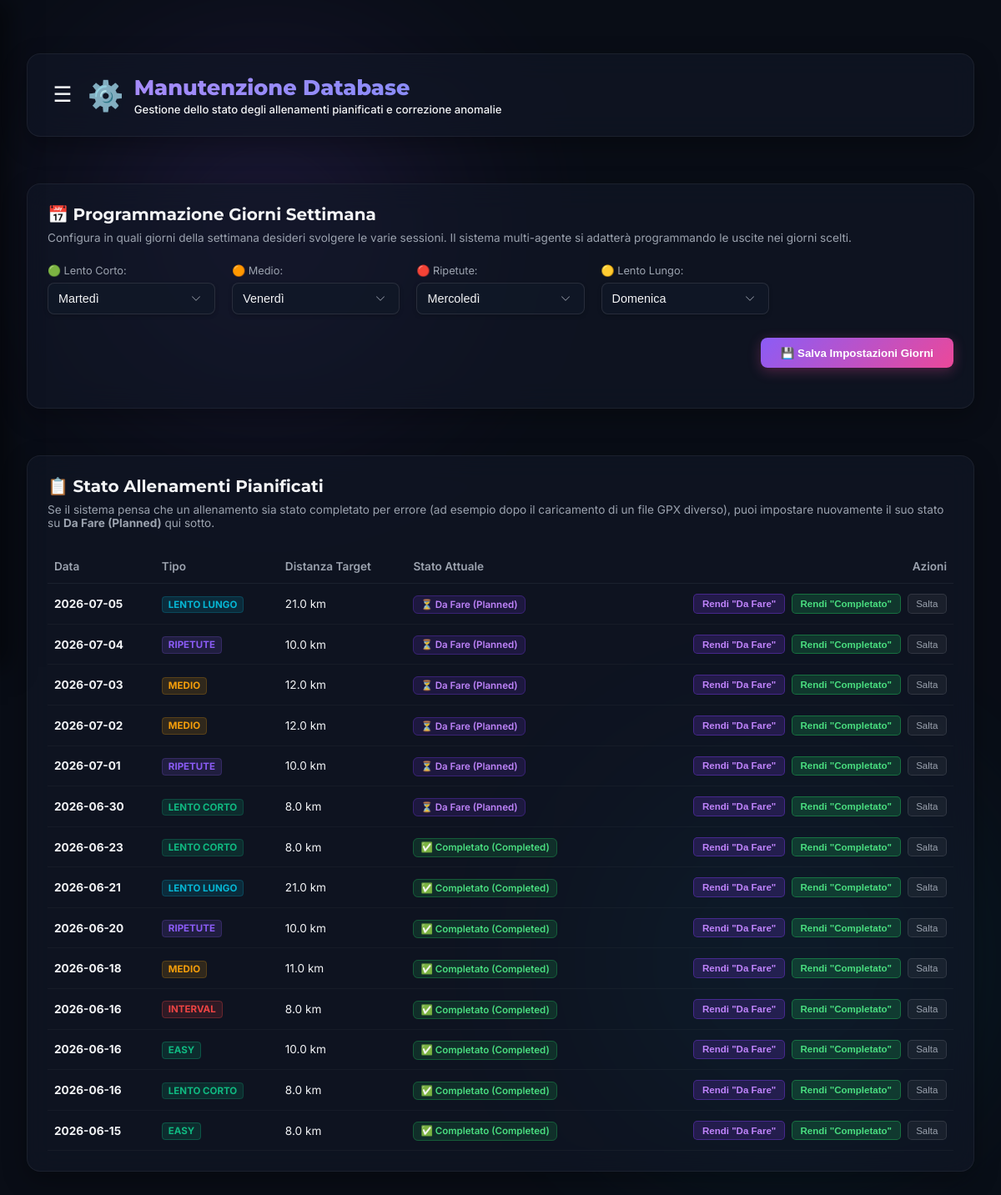
/maintenance, run on an earlier commit of the app's database.
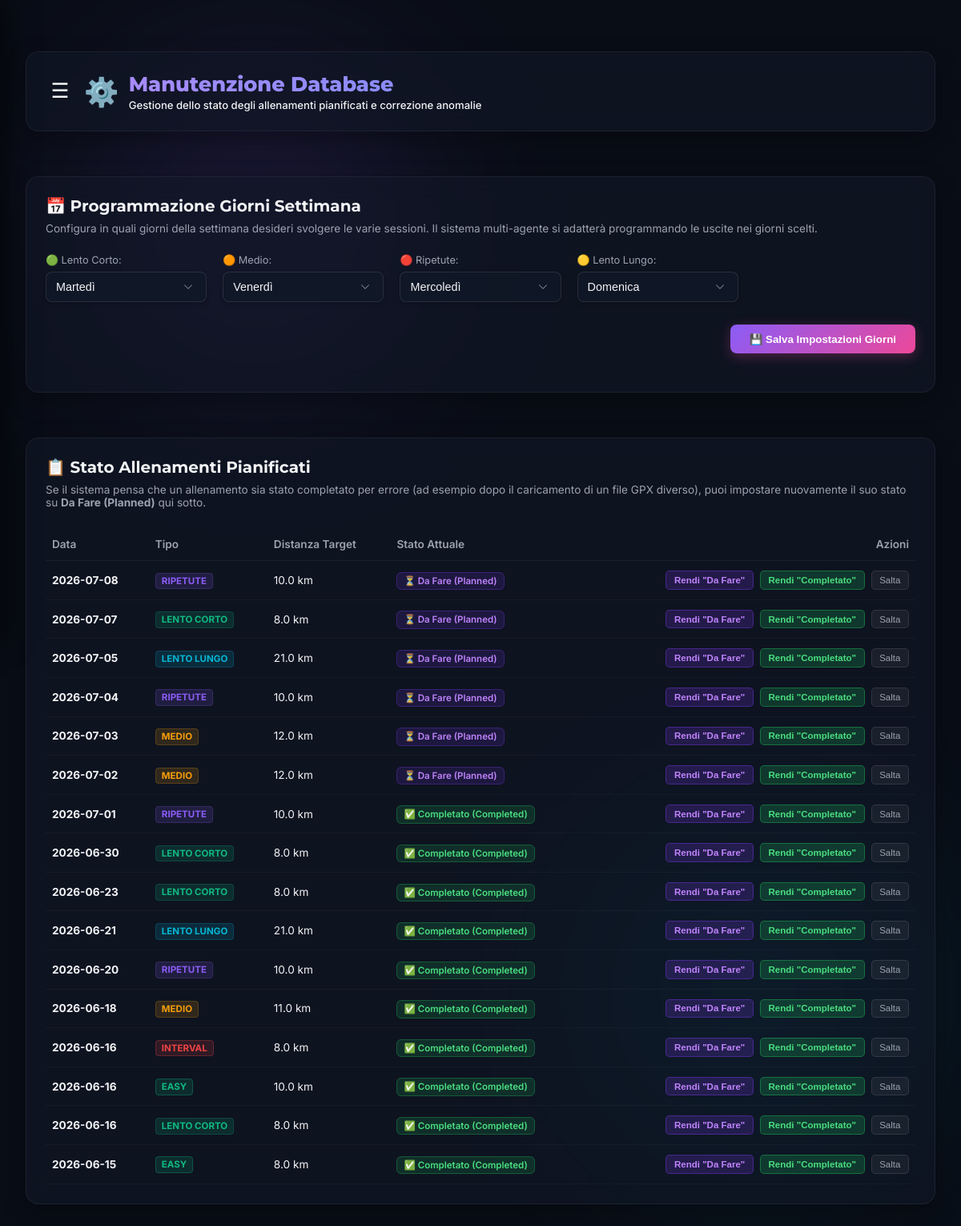
And on a later commit of the database.
### database/database.py (models this page shows, shortened)
class Base(DeclarativeBase):
    pass

class WorkoutPlanned(Base):
    __tablename__ = "workouts_planned"
    id: Mapped[int] = mapped_column(Integer, primary_key=True, autoincrement=True)
    date: Mapped[datetime.date] = mapped_column(Date, nullable=False)
    type: Mapped[str] = mapped_column(String, nullable=False)  # e.g., "easy", "tempo", "interval", "long"
    target_distance: Mapped[float] = mapped_column(Float, nullable=False)  # in km
    prompt_text: Mapped[Optional[str]] = mapped_column(String, nullable=True)  # LLM prompt details
    parser_template: Mapped[Optional[Dict[str, Any]]] = mapped_column(JSON, nullable=True)  # JSON structure for laps
    status: Mapped[str] = mapped_column(String, default="planned")  # "planned", "completed", "skipped"
    executed_workouts: Mapped[List["WorkoutExecuted"]] = relationship(
        "WorkoutExecuted", back_populates="planned_workout"
    )

### main.py (the view)
@app.get("/maintenance", response_class=HTMLResponse)
def get_maintenance(request: Request, db: Session = Depends(get_db)):
    from agents.nodes import get_workout_days
    planned_workouts = db.query(WorkoutPlanned).order_by(WorkoutPlanned.date.desc()).all()
    workout_days = get_workout_days()
    return templates.TemplateResponse(
        request=request,
        name="maintenance.html",
        context={
            "planned_workouts": planned_workouts,
            "workout_days": workout_days
        }
    )

### templates/maintenance.html (shortened to what this page needs)
<!DOCTYPE html>
<html lang="it">
<head>
    <link rel="stylesheet" href="/static/css/style.css?v=1.1">
</head>
<body>
    <div class="bg-glow bg-glow-purple"></div>
    <div class="bg-glow bg-glow-blue"></div>
    <div class="container" style="max-width: 1200px; margin: 0 auto; padding: 2rem 1rem;">
        <header class="dashboard-header glass-card" style="margin-bottom: 2rem; display: flex; align-items: center; justify-content: space-between; flex-wrap: wrap; gap: 1rem;">
            <div class="header-logo" style="display: flex; align-items: center; gap: 0.75rem;">
                <button class="hamburger-menu-btn" onclick="toggleSidebar()" aria-label="Apri menu">☰</button>
                <span class="logo-emoji" style="font-size: 2.2rem;">⚙️</span>
                <div class="logo-text">
                    <h1 style="margin: 0; font-family: 'Montserrat', sans-serif; font-size: 1.6rem; font-weight: 800; background: linear-gradient(135deg, #a78bfa, #818cf8); -webkit-background-clip: text; -webkit-text-fill-color: transparent;">Manutenzione Database</h1>
                    <p style="margin: 0.2rem 0 0 0; font-size: 0.82rem; color: var(--text-muted);">Gestione dello stato degli allenamenti pianificati e correzione anomalie</p>
                </div>
            </div>
        </header>
        <div class="glass-card" style="padding: 1.5rem; margin-bottom: 2rem;">
            <h2 style="font-family: 'Montserrat', sans-serif; font-size: 1.25rem; font-weight: 700; margin-top: 0; margin-bottom: 0.5rem; color: var(--text-primary);">📅 Programmazione Giorni Settimana</h2>
            <p style="font-size: 0.85rem; color: var(--text-secondary); margin-bottom: 1.5rem;">
                Configura in quali giorni della settimana desideri svolgere le varie sessioni. Il sistema multi-agente si adatterà programmando le uscite nei giorni scelti.
            </p>
            <form id="update-days-form" onsubmit="submitDaysForm(event)" style="display: grid; grid-template-columns: repeat(auto-fit, minmax(200px, 1fr)); gap: 1.25rem; margin-bottom: 1.5rem;">
                {% set days = ["Lunedì", "Martedì", "Mercoledì", "Giovedì", "Venerdì", "Sabato", "Domenica"] %}
                <div style="display: flex; flex-direction: column; gap: 0.4rem;">
                    <label style="font-size: 0.8rem; color: var(--text-secondary);">🟢 Lento Corto:</label>
                    <select name="lento_corto" class="form-control" style="background: rgba(17,24,39,0.9); border: 1px solid var(--border-color); padding: 0.6rem; border-radius: 8px; color: var(--text-primary); font-size: 0.85rem;">
                        {% for d in days %}
                        <option value="{{ d }}" {% if workout_days.lento_corto == d %}selected{% endif %}>{{ d }}</option>
                        {% endfor %}
                    </select>
                </div>
                <div style="display: flex; flex-direction: column; gap: 0.4rem;">
                    <label style="font-size: 0.8rem; color: var(--text-secondary);">🟠 Medio:</label>
                    <select name="medio" class="form-control" style="background: rgba(17,24,39,0.9); border: 1px solid var(--border-color); padding: 0.6rem; border-radius: 8px; color: var(--text-primary); font-size: 0.85rem;">
                        {% for d in days %}
                        <option value="{{ d }}" {% if workout_days.medio == d %}selected{% endif %}>{{ d }}</option>
                        {% endfor %}
                    </select>
                </div>
                <div style="display: flex; flex-direction: column; gap: 0.4rem;">
                    <label style="font-size: 0.8rem; color: var(--text-secondary);">🔴 Ripetute:</label>
                    <select name="ripetute" class="form-control" style="background: rgba(17,24,39,0.9); border: 1px solid var(--border-color); padding: 0.6rem; border-radius: 8px; color: var(--text-primary); font-size: 0.85rem;">
                        {% for d in days %}
                        <option value="{{ d }}" {% if workout_days.ripetute == d %}selected{% endif %}>{{ d }}</option>
                        {% endfor %}
                    </select>
                </div>
                <div style="display: flex; flex-direction: column; gap: 0.4rem;">
                    <label style="font-size: 0.8rem; color: var(--text-secondary);">🟡 Lento Lungo:</label>
                    <select name="lento_lungo" class="form-control" style="background: rgba(17,24,39,0.9); border: 1px solid var(--border-color); padding: 0.6rem; border-radius: 8px; color: var(--text-primary); font-size: 0.85rem;">
                        {% for d in days %}
                        <option value="{{ d }}" {% if workout_days.lento_lungo == d %}selected{% endif %}>{{ d }}</option>
                        {% endfor %}
                    </select>
                </div>
                <div style="grid-column: 1 / -1; text-align: right; margin-top: 0.5rem;">
                    <button type="submit" class="btn-submit" style="background: linear-gradient(135deg, var(--color-purple), var(--color-pink)); border: none; padding: 0.65rem 1.5rem; font-weight: 700; border-radius: 8px; color: white; cursor: pointer; transition: transform 0.2s; box-shadow: 0 4px 15px rgba(236,72,153,0.3);">
                        💾 Salva Impostazioni Giorni
                    </button>
                </div>
            </form>
        </div>
        <div class="glass-card" style="padding: 1.5rem; margin-bottom: 2rem;">
            <h2 style="font-family: 'Montserrat', sans-serif; font-size: 1.25rem; font-weight: 700; margin-top: 0; margin-bottom: 0.5rem; color: var(--text-primary);">📋 Stato Allenamenti Pianificati</h2>
            <p style="font-size: 0.85rem; color: var(--text-secondary); margin-bottom: 1.5rem;">
                Se il sistema pensa che un allenamento sia stato completato per errore (ad esempio dopo il caricamento di un file GPX diverso), puoi impostare nuovamente il suo stato su <strong>Da Fare (Planned)</strong> qui sotto.
            </p>
            <div class="table-wrapper">
                <table style="width: 100%; border-collapse: collapse; text-align: left;">
                    <thead>
                        <tr style="border-bottom: 1px solid var(--border-color);">
                            <th style="padding: 0.75rem 0.5rem;">Data</th>
                            <th style="padding: 0.75rem 0.5rem;">Tipo</th>
                            <th style="padding: 0.75rem 0.5rem;">Distanza Target</th>
                            <th style="padding: 0.75rem 0.5rem;">Stato Attuale</th>
                            <th style="padding: 0.75rem 0.5rem; text-align: right;">Azioni</th>
                        </tr>
                    </thead>
                    <tbody>
                        {% if planned_workouts %}
                        {% for w in planned_workouts %}
                        <tr style="border-bottom: 1px solid rgba(255,255,255,0.04); transition: background-color 0.2s;">
                            <td style="padding: 0.75rem 0.5rem;"><strong>{{ w.date }}</strong></td>
                            <td style="padding: 0.75rem 0.5rem;">
                                <span class="workout-type-tag type-{{ w.type }}" style="font-size: 0.72rem; font-weight: 700; padding: 0.15rem 0.45rem; border-radius: 4px;">
                                    {{ w.type | replace('_', ' ') | upper }}
                                </span>
                            </td>
                            <td style="padding: 0.75rem 0.5rem;">{{ w.target_distance }} km</td>
                            <td style="padding: 0.75rem 0.5rem;">
                                {% if w.status == 'planned' %}
                                <span style="background: rgba(124, 58, 237, 0.15); color: #c084fc; font-size: 0.72rem; font-weight: 600; padding: 0.2rem 0.5rem; border-radius: 6px; border: 1px solid rgba(124, 58, 237, 0.3);">
                                    ⏳ Da Fare (Planned)
                                </span>
                                {% elif w.status == 'completed' %}
                                <span style="background: rgba(34, 197, 94, 0.15); color: #4ade80; font-size: 0.72rem; font-weight: 600; padding: 0.2rem 0.5rem; border-radius: 6px; border: 1px solid rgba(34, 197, 94, 0.3);">
                                    ✅ Completato (Completed)
                                </span>
                                {% else %}
                                <span style="background: rgba(156, 163, 175, 0.15); color: #d1d5db; font-size: 0.72rem; font-weight: 600; padding: 0.2rem 0.5rem; border-radius: 6px; border: 1px solid rgba(156, 163, 175, 0.3);">
                                    ⏭️ Saltato (Skipped)
                                </span>
                                {% endif %}
                            </td>
                            <td style="padding: 0.75rem 0.5rem; text-align: right;">
                                <div style="display: inline-flex; gap: 0.5rem;">
                                    <button onclick="updateStatus({{ w.id }}, 'planned')" style="background: rgba(124, 58, 237, 0.2); border: 1px solid rgba(124, 58, 237, 0.4); color: #c084fc; padding: 0.3rem 0.6rem; border-radius: 5px; font-size: 0.72rem; cursor: pointer; transition: all 0.2s; font-weight: 600;" onmouseover="this.style.background='rgba(124, 58, 237, 0.35)'" onmouseout="this.style.background='rgba(124, 58, 237, 0.2)'">
                                        Rendi "Da Fare"
                                    </button>
                                    <button onclick="updateStatus({{ w.id }}, 'completed')" style="background: rgba(34, 197, 94, 0.2); border: 1px solid rgba(34, 197, 94, 0.4); color: #4ade80; padding: 0.3rem 0.6rem; border-radius: 5px; font-size: 0.72rem; cursor: pointer; transition: all 0.2s; font-weight: 600;" onmouseover="this.style.background='rgba(34, 197, 94, 0.35)'" onmouseout="this.style.background='rgba(34, 197, 94, 0.2)'">
                                        Rendi "Completato"
                                    </button>
                                    <button onclick="updateStatus({{ w.id }}, 'skipped')" style="background: rgba(255, 255, 255, 0.05); border: 1px solid rgba(255, 255, 255, 0.1); color: var(--text-secondary); padding: 0.3rem 0.6rem; border-radius: 5px; font-size: 0.72rem; cursor: pointer; transition: all 0.2s;" onmouseover="this.style.background='rgba(255, 255, 255, 0.1)'" onmouseout="this.style.background='rgba(255, 255, 255, 0.05)'">
                                        Salta
                                    </button>
                                </div>
                            </td>
                        </tr>
                        {% endfor %}
                        {% else %}
                        <tr>
                            <td colspan="5" style="text-align: center; padding: 2rem; color: var(--text-muted);">Nessun allenamento pianificato presente nel database.</td>
                        </tr>
                        {% endif %}
                    </tbody>
                </table>
            </div>
        </div>
    </div>
</body>
</html>

What changed in the data, as far as the page shows it:
added WorkoutPlanned: date "2026-07-08", type "RIPETUTE", target_distance "10.0", status "⏳ Da Fare (Planned)"
added WorkoutPlanned: date "2026-07-07", type "LENTO CORTO", target_distance "8.0", status "⏳ Da Fare (Planned)"
changed WorkoutPlanned (number 7 of 16 on the later page): status "⏳ Da Fare (Planned)" → "✅ Completato (Completed)"
changed WorkoutPlanned (number 8 of 16 on the later page): status "⏳ Da Fare (Planned)" → "✅ Completato (Completed)"
